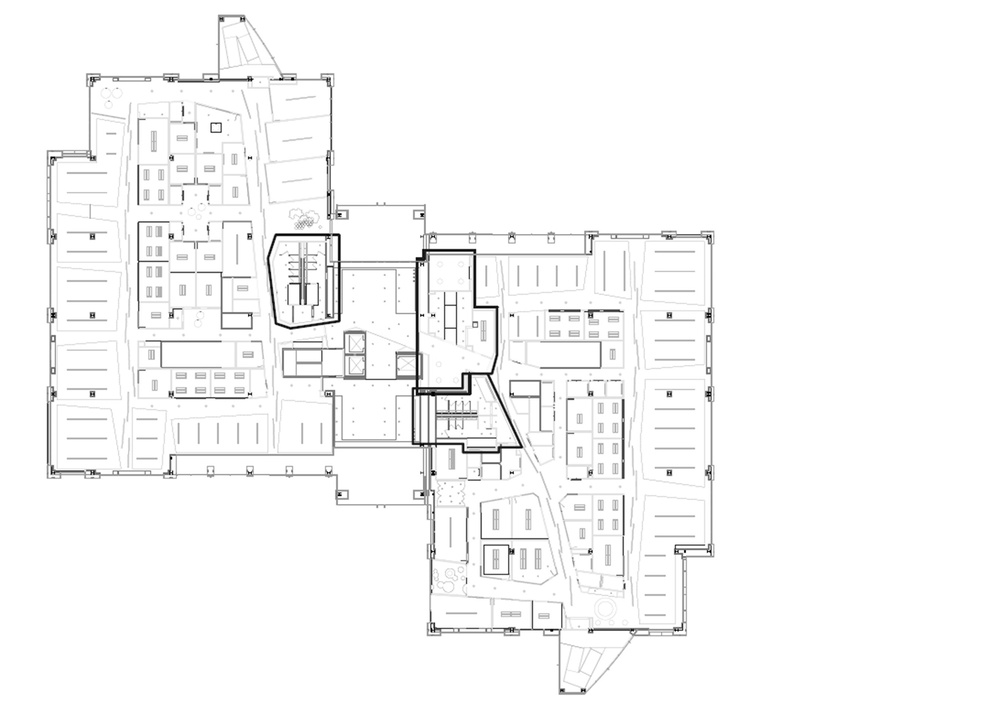
#> input picture ibr/png_parser/example/US-SVL-TC2-2-emc5-3-floorplan.jpg, 1000 x 703 px, shrunk from 2700 x 1899 before the run
$ python -i boundary_extraction.py   (imports and definitions only)
#> lines starting #> are read from the running program, lines starting #| are printed output that depends on the picture; after the words box and inside, x2 and y2 are one past the last pixel; in counts of white or black regions, pixels touching at a corner belong together
import numpy as np
import cv2

def extract_boundary(filename):

    # Read file input
    img = cv2.imread(filename) # type numpy.ndarray
#> img is the input picture: shape (703, 1000, 3); min 0, max 255, mean 248.4

    # Preprocessing
    gray = cv2.cvtColor(img,cv2.COLOR_BGR2GRAY)
    (thresh, bw) = cv2.threshold(gray, 230, 255, cv2.THRESH_BINARY)
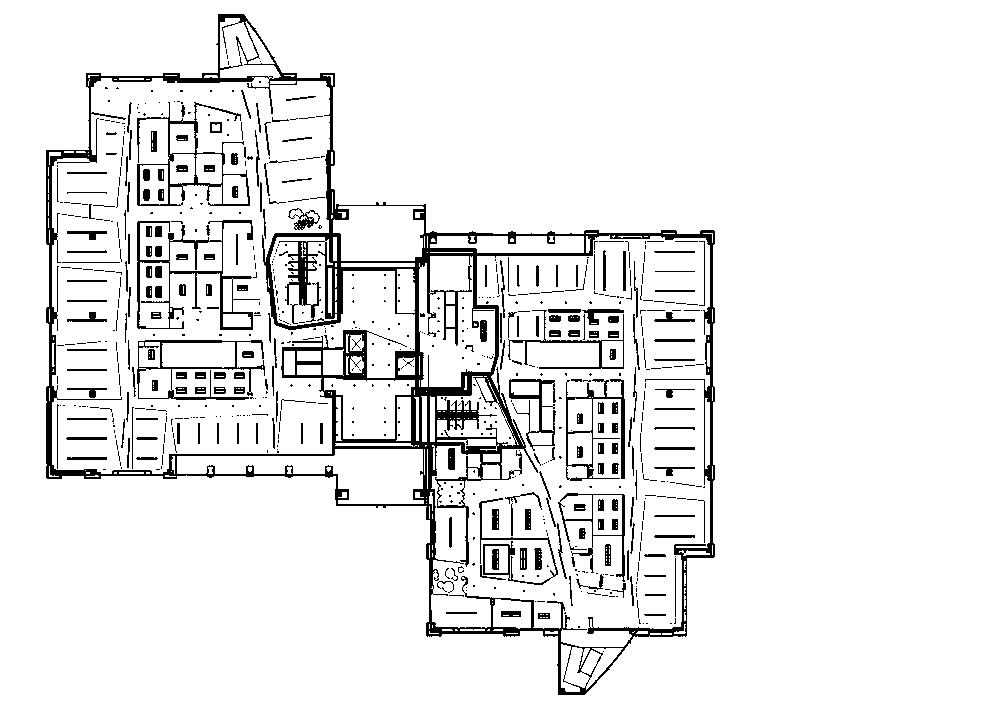
#> bw: shape (703, 1000); 92.3% white; 722 black regions (496 under 20 px), largest, box (x1, y1, x2, y2) and area: (46, 14, 715, 695) 28519, (137, 220, 260, 330) 1950, (137, 102, 250, 206) 1500
    bw = cv2.bitwise_not(bw)
    kernel = np.ones((3, 3), np.uint8)
    bw = cv2.dilate(bw, kernel, iterations=1)
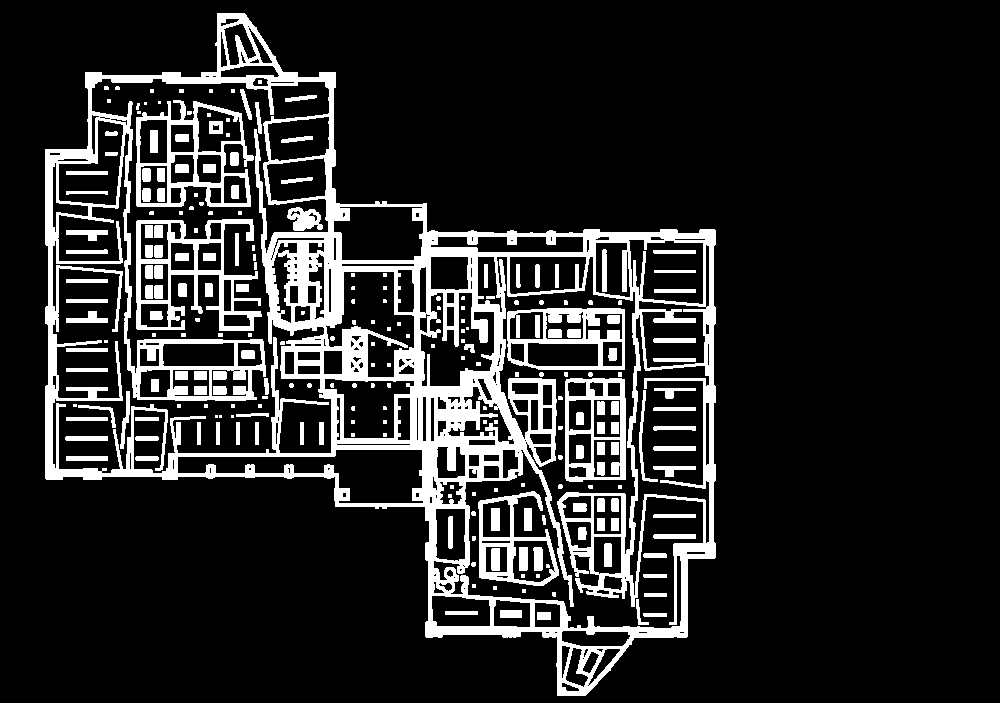
#> bw: shape (703, 1000); 14.9% white; 244 white regions (92 under 20 px), largest, box (x1, y1, x2, y2) and area: (45, 13, 716, 696) 71213, (136, 219, 262, 331) 4067, (136, 100, 254, 207) 3453
    bw = cv2.erode(bw, kernel, iterations=1)
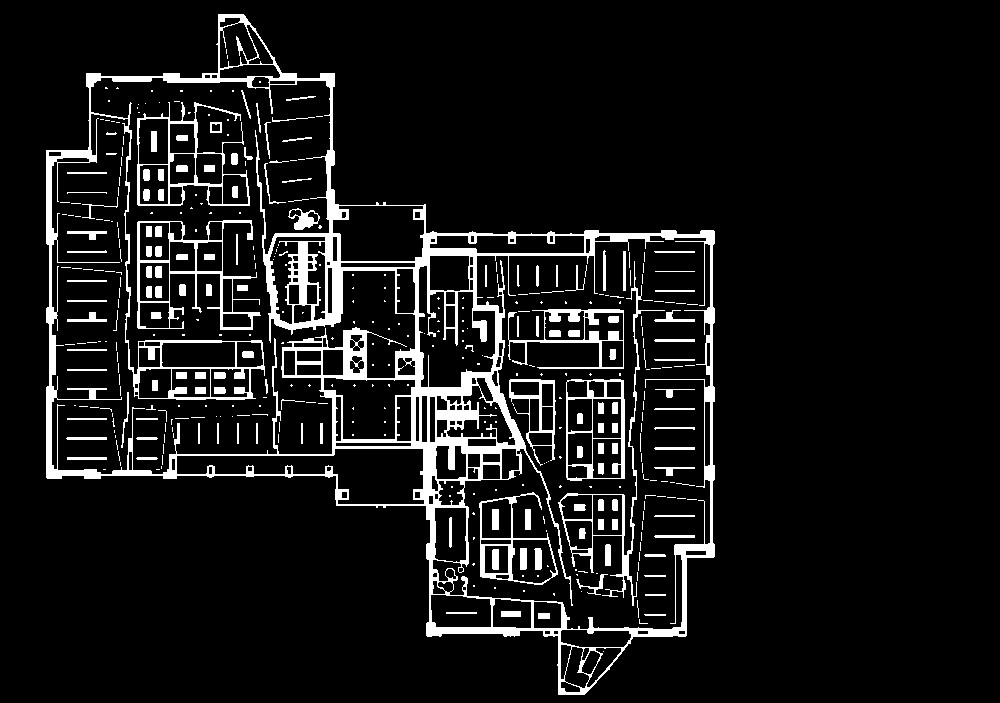
#> bw: shape (703, 1000); 8.5% white; 419 white regions (280 under 20 px)

    # extract contour from image
    contours, hierarchy = cv2.findContours(bw, cv2.RETR_EXTERNAL, cv2.CHAIN_APPROX_SIMPLE)
#> contours = 1 contour; box (x1, y1, x2, y2) and area: (46, 14, 715, 695) 257692

    # Initialize return list of coordinates
    coords = []
    # Only extracting external contour, hence variable contours only has 1 element
    for points in contours[0]:
        for point in points:
            coords.append(point[0])
            coords.append(point[1])
            coords.append(0)
#> this loop made 366 passes
#> points on passes 1 to 3: [[218, 14]], [[218, 42]], [[216, 44]]
#> after the loop, coords = 1098 values, max 714 at index 600, min 0 at index 2, mean 246
    return coords

>>> result = extract_boundary('../example/US-SVL-TC2-2-emc5-3-floorplan.jpg')
#> result has the same summary as coords in extract_boundary
